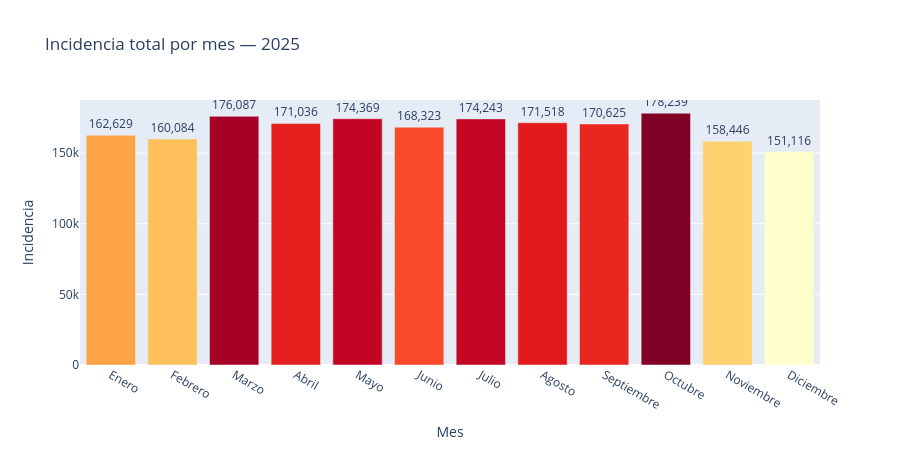

Notebook code cell kept with this figure:
### Markdown cell above
## 4. Análisis temporal — Incidencia por mes

### Code cell
inc_mes = (
    df.groupby(["mes", "mes_nombre"])["incidencia"]
    .sum()
    .reset_index()
    .sort_values("mes")
)

fig = px.bar(
    inc_mes,
    x="mes_nombre",
    y="incidencia",
    text="incidencia",
    title="Incidencia total por mes — 2025",
    labels={"mes_nombre": "Mes", "incidencia": "Incidencia"},
    color="incidencia",
    color_continuous_scale="YlOrRd",
    category_orders={"mes_nombre": MONTH_ORDER},
)
fig.update_traces(texttemplate="%{text:,.0f}", textposition="outside")
fig.update_layout(height=450, coloraxis_showscale=False)
fig.show()

### Figure 1 — Plotly figure (JSON) as saved in the notebook; plotly's stock layout.template omitted (floating-point values rounded to 4 significant figures)
{"data": [{"hovertemplate": "Mes=%{x}<br>Incidencia=%{marker.color}<extra></extra>", "legendgroup": "", "marker": {"color": [162629, 160084, 176087, 171036, 174369, 168323, 174243, 171518, 170625, 178239, 158446, 151116], "coloraxis": "coloraxis", "pattern": {"shape": ""}}, "name": "", "orientation": "v", "showlegend": false, "text": [162600.0, 160100.0, 176100.0, 171000.0, 174400.0, 168300.0, 174200.0, 171500.0, 170600.0, 178200.0, 158400.0, 151100.0], "textposition": "outside", "texttemplate": "%{text:,.0f}", "type": "bar", "x": ["Enero", "Febrero", "Marzo", "Abril", "Mayo", "Junio", "Julio", "Agosto", "Septiembre", "Octubre", "Noviembre", "Diciembre"], "xaxis": "x", "y": [162629, 160084, 176087, 171036, 174369, 168323, 174243, 171518, 170625, 178239, 158446, 151116], "yaxis": "y"}], "layout": {"barmode": "relative", "coloraxis": {"colorbar": {"title": {"text": "Incidencia"}}, "colorscale": [[0, "rgb(255,255,204)"], [0.125, "rgb(255,237,160)"], [0.25, "rgb(254,217,118)"], [0.375, "rgb(254,178,76)"], [0.5, "rgb(253,141,60)"], [0.625, "rgb(252,78,42)"], [0.75, "rgb(227,26,28)"], [0.875, "rgb(189,0,38)"], [1, "rgb(128,0,38)"]], "showscale": false}, "height": 450, "legend": {"tracegroupgap": 0}, "title": {"text": "Incidencia total por mes — 2025"}, "xaxis": {"anchor": "y", "categoryarray": ["Enero", "Febrero", "Marzo", "Abril", "Mayo", "Junio", "Julio", "Agosto", "Septiembre", "Octubre", "Noviembre", "Diciembre"], "categoryorder": "array", "domain": [0, 1], "title": {"text": "Mes"}}, "yaxis": {"anchor": "x", "domain": [0, 1], "title": {"text": "Incidencia"}}}}
